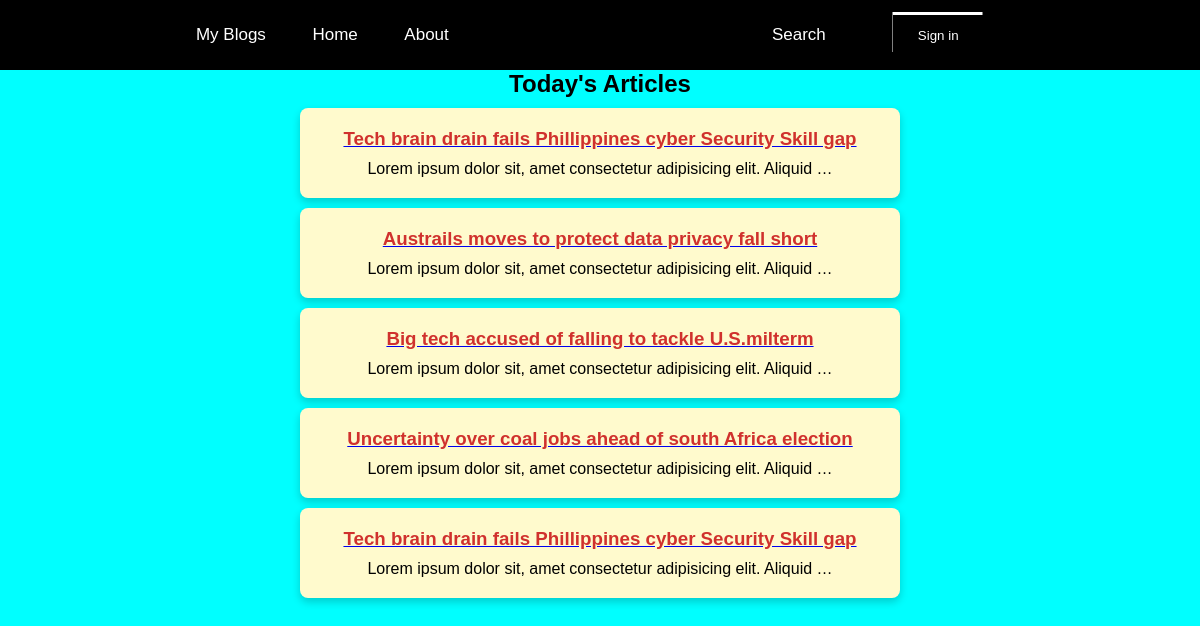
The page / on the database its author committed.
### app/models.py (models this page shows)
class Article(models.Model):
    name=models.CharField(max_length=100)
    description=models.CharField(max_length=600)

### app/views.py (the view)
# urls.py: path('',index),
def index(request):
    data=Article.objects.all().order_by('id')
    context={
        'data':data
    }
    return render(request,'index.html',context)

### app/templates/index.html (shortened to what this page needs)
{% extends 'base.html' %}
{% block content %}
<body>
    <main>
        <h2>Today's Articles</h2>
        {% for i in data %}
            <div class="card">
                <a href="{% url 'details' i.id %}"><h3>{{i.name}}</h3></a>
                <p>{{i.description|truncatewords:9}}</p>
            </div>
        {% endfor %}
    </main>
{% endblock content %}

### templates/base.html (shortened to what this page needs)
<!DOCTYPE html>
<html lang="en">
<head>
</head>
<body>
    <div id="d1">
        <div id="d2">
            <ul>
                <li>My Blogs</li>
                <li>Home</li>
                <li>About</li>
            </ul>
        </div>
        <div id="d3">
           <ol>
            <li>Search</li>
            <li><button id="d4">Sign in</button></li>
           </ol>
        </div>
    </div>
    {% block content %}
    {% endblock content %}
</body>
</html>

### templates/base.html (style rules this page uses)
* { margin: 0%; padding: 0%; box-sizing: border-box; }
#d1 { border: 2px solid; height: 70px; width: 100%; display: flex; justify-content: space-evenly; background-color: black; }
#d2 { border: 2px solid; height: 50px; width: 350px; margin-top: 1%; }
#d2 ul { list-style: none; display: flex; justify-content: space-evenly; padding-top: 2.5%; font-size: 17px; color: white; }
#d3 { border: 2px solid; height: 50; width: 350px; margin-left:5%; }
#d3 ol { display: flex; justify-content: space-evenly; list-style: none; padding-top: 6%; font-size: 17px; color: white; }
#d4 { height: 40px; width: 90px; margin-top: -14%; border: none; color: white; box-shadow: -0.5px -3px white; background-color: black; }
body { margin: 0; font-family: Arial, sans-serif; background-color: cyan; }

### app/templates/index.html (style rules this page uses)
main { text-align: center; }
.card { background-color: #fffacd; padding: 20px; margin: 10px auto; border-radius: 8px; box-shadow: 0 4px 8px rgba(0, 0, 0, 0.2); cursor: pointer; transition: transform 0.2s; max-width: 600px; }
.card h3 { margin-left: 0; color: #d0312d; margin-bottom: 10px; }
.card p { margin: 0; }

### rows shown on the page
Article: name "Tech brain drain fails Phillippines cyber Security Skill gap", description "Lorem ipsum dolor sit, amet consectetur adipisicing elit. Aliquid …"
Article: name "Austrails moves to protect data privacy fall short", description "Lorem ipsum dolor sit, amet consectetur adipisicing elit. Aliquid …"
Article: name "Big tech accused of falling to tackle U.S.milterm", description "Lorem ipsum dolor sit, amet consectetur adipisicing elit. Aliquid …"
Article: name "Uncertainty over coal jobs ahead of south Africa election", description "Lorem ipsum dolor sit, amet consectetur adipisicing elit. Aliquid …"
Article: name "Tech brain drain fails Phillippines cyber Security Skill gap", description "Lorem ipsum dolor sit, amet consectetur adipisicing elit. Aliquid …"
